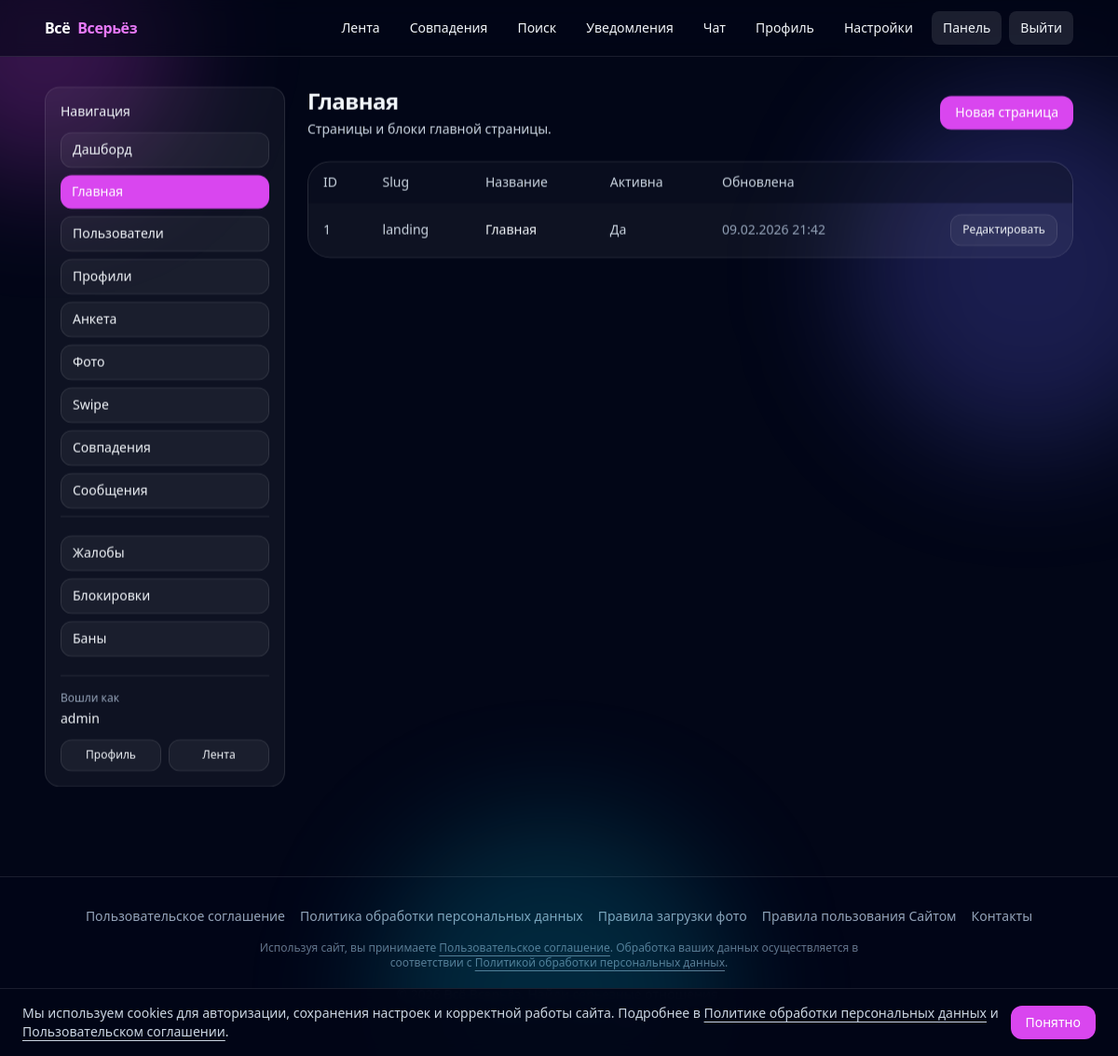
The app's page /panel/home/ (signed in) with its own data.
### accounts/models.py (models this page shows, shortened)
class User(AbstractUser):
    email = models.EmailField(unique=True)
    email_verified = models.BooleanField(default=False)
    wallet_balance = models.DecimalField(
        max_digits=10, decimal_places=2, default=Decimal("0"))
    terms_accepted_at = models.DateTimeField(null=True, blank=True)
    privacy_accepted_at = models.DateTimeField(null=True, blank=True)
    special_category_consent = models.BooleanField(default=False)
    special_category_consent_at = models.DateTimeField(null=True, blank=True)
    special_category_consent_revoked_at = models.DateTimeField(
        null=True, blank=True)
    sexual_consent = models.BooleanField(default=False)
    sexual_consent_at = models.DateTimeField(null=True, blank=True)
    sexual_consent_revoked_at = models.DateTimeField(null=True, blank=True)
    religious_consent = models.BooleanField(default=False)
    religious_consent_at = models.DateTimeField(null=True, blank=True)
    religious_consent_revoked_at = models.DateTimeField(null=True, blank=True)

### matchmaking/models.py (models this page shows, shortened)
class HomePage(models.Model):
    slug = models.SlugField(unique=True)
    title = models.CharField(max_length=200, blank=True, default="")
    is_active = models.BooleanField(default=True)
    updated_at = models.DateTimeField(auto_now=True)
    class Meta:
        ordering = ["slug"]

### panel/views.py (the view)
# urls.py: path("home/", views.home_pages, name="panel_home_pages"),
@staff_required
def home_pages(request):
    qs = HomePage.objects.all().order_by("slug", "id")
    page_obj, base_qs = _paginate(request, qs, per_page=100)
    return render(
        request,
        "panel/home_pages_list.html",
        {
            "page_obj": page_obj,
            "base_qs": base_qs,
        },
    )

### accounts/context_processors.py (called while the page is built)
def unread_notifications(request):
    user = getattr(request, "user", None)
    if not user or not getattr(user, "is_authenticated", False):
        return {"unread_notifications_count": 0, "unread_chat_notifications_count": 0}
    from .models import UserNotification
    count = UserNotification.objects.filter(recipient=user, is_read=False).count()
    chat_count = UserNotification.objects.filter(
        recipient=user,
        is_read=False,
        event=UserNotification.Event.NEW_MESSAGE,
    ).count()
    return {"unread_notifications_count": count, "unread_chat_notifications_count": chat_count}

def staff_flags(request):
    user = getattr(request, "user", None)
    if not user or not getattr(user, "is_authenticated", False):
        return {"is_matchmaker": False}
    try:
        is_matchmaker = user.groups.filter(name="matchmaker").exists()
    except Exception:
        is_matchmaker = False
    return {"is_matchmaker": bool(is_matchmaker)}

### matchmaking/models.py (called while the page is built)
    def active(self):
        now = timezone.now()
        return self.filter(revoked_at__isnull=True).filter(
            Q(expires_at__isnull=True) | Q(expires_at__gt=now)
        )

### panel/views.py (called while the page is built)
def staff_required(view_func):
    @login_required
    @wraps(view_func)
    def _wrapped(request, *args, **kwargs):
        if not request.user.is_staff:
            raise PermissionDenied
        return view_func(request, *args, **kwargs)
    return _wrapped

def _paginate(request, qs, per_page: int = 50):
    paginator = Paginator(qs, per_page)
    page_number = request.GET.get("page") or 1
    page_obj = paginator.get_page(page_number)
    params = request.GET.copy()
    if "page" in params:
        params.pop("page")
    base_qs = params.urlencode()
    return page_obj, base_qs

### templates/panel/home_pages_list.html (shortened to what this page needs)
{% extends 'panel/base.html' %}
{% block panel_heading %}Главная{% endblock %}
{% block panel_subtitle %}Страницы и блоки главной страницы.{% endblock %}
{% block panel_top_actions %}
<a class="rounded-xl bg-fuchsia-500 px-4 py-2 text-sm font-medium text-white hover:bg-fuchsia-400" href="{% url 'panel_home_page_create' %}">Новая страница</a>
{% endblock %}
{% block panel_content %}
<div class="overflow-hidden rounded-3xl border border-white/10 bg-white/5">
    <div class="overflow-auto">
        <table class="min-w-full text-sm">
            <thead class="bg-slate-950/40 text-slate-300">
                <tr>
                    <th class="px-4 py-3 text-left font-medium">ID</th>
                    <th class="px-4 py-3 text-left font-medium">Slug</th>
                    <th class="px-4 py-3 text-left font-medium">Название</th>
                    <th class="px-4 py-3 text-left font-medium">Активна</th>
                    <th class="px-4 py-3 text-left font-medium">Обновлена</th>
                    <th class="px-4 py-3 text-left font-medium"></th>
                </tr>
            </thead>
            <tbody class="divide-y divide-white/10">
                {% for p in page_obj.object_list %}
                <tr class="hover:bg-white/5">
                    <td class="px-4 py-3 text-slate-300">{{ p.id }}</td>
                    <td class="px-4 py-3 text-slate-300">{{ p.slug }}</td>
                    <td class="px-4 py-3">
                        <a class="font-medium hover:underline" href="{% url 'panel_home_page_edit' p.id %}">{{ p.title|default:p.slug }}</a>
                    </td>
                    <td class="px-4 py-3 text-slate-300">{% if p.is_active %}Да{% else %}Нет{% endif %}</td>
                    <td class="px-4 py-3 text-slate-400">{{ p.updated_at|date:'d.m.Y H:i' }}</td>
                    <td class="px-4 py-3">
                        <div class="flex items-center justify-end gap-2">
                            <a class="rounded-xl border border-white/10 bg-white/5 px-3 py-2 text-xs font-medium hover:bg-white/10" href="{% url 'panel_home_page_edit' p.id %}">Редактировать</a>
                        </div>
                    </td>
                </tr>
                {% empty %}
                <tr>
                    <td class="px-4 py-8 text-center text-slate-300" colspan="6">Страниц нет.</td>
                </tr>
                {% endfor %}
            </tbody>
        </table>
    </div>
</div>
{% endblock %}

### templates/panel/base.html (shortened to what this page needs)
{% extends 'base.html' %}
{% block content %}
<div class="grid gap-6 lg:grid-cols-12">
    <aside class="lg:col-span-3">
        <div class="rounded-2xl border border-white/10 bg-white/5 p-4">
            <div class="text-sm font-medium">Навигация</div>
            {% with current=request.resolver_match.url_name %}
            <nav class="mt-3 space-y-2 text-sm">
                {% if request.user.is_staff %}
                <a href="{% url 'panel_dashboard' %}"
                    class="block rounded-xl px-3 py-2 font-medium {% if current == 'panel_dashboard' %}bg-fuchsia-500 text-white{% else %}border border-white/10 bg-white/5 text-slate-100 hover:bg-white/10{% endif %}">Дашборд</a>
                <a href="{% url 'panel_home_pages' %}"
                    class="block rounded-xl px-3 py-2 font-medium {% if current == 'panel_home_pages' or current == 'panel_home_page_create' or current == 'panel_home_page_edit' or current == 'panel_home_block_create' or current == 'panel_home_block_edit' %}bg-fuchsia-500 text-white{% else %}border border-white/10 bg-white/5 text-slate-100 hover:bg-white/10{% endif %}">Главная</a>
                <a href="{% url 'panel_users' %}"
                    class="block rounded-xl px-3 py-2 font-medium {% if current == 'panel_users' or current == 'panel_user_detail' or current == 'panel_user_set_password' %}bg-fuchsia-500 text-white{% else %}border border-white/10 bg-white/5 text-slate-100 hover:bg-white/10{% endif %}">Пользователи</a>
                <a href="{% url 'panel_profiles' %}"
                    class="block rounded-xl px-3 py-2 font-medium {% if current == 'panel_profiles' or current == 'panel_profile_detail' %}bg-fuchsia-500 text-white{% else %}border border-white/10 bg-white/5 text-slate-100 hover:bg-white/10{% endif %}">Профили</a>
                <a href="{% url 'panel_questionnaire_sections' %}"
                    class="block rounded-xl px-3 py-2 font-medium {% if current == 'panel_questionnaire_sections' or current == 'panel_questionnaire_section_create' or current == 'panel_questionnaire_section_edit' or current == 'panel_questionnaire_question_create' or current == 'panel_questionnaire_question_edit' or current == 'panel_questionnaire_choice_create' or current == 'panel_questionnaire_choice_edit' %}bg-fuchsia-500 text-white{% else %}border border-white/10 bg-white/5 text-slate-100 hover:bg-white/10{% endif %}">Анкета</a>
                <a href="{% url 'panel_photos' %}"
                    class="block rounded-xl px-3 py-2 font-medium {% if current == 'panel_photos' %}bg-fuchsia-500 text-white{% else %}border border-white/10 bg-white/5 text-slate-100 hover:bg-white/10{% endif %}">Фото</a>
                <a href="{% url 'panel_swipes' %}"
                    class="block rounded-xl px-3 py-2 font-medium {% if current == 'panel_swipes' %}bg-fuchsia-500 text-white{% else %}border border-white/10 bg-white/5 text-slate-100 hover:bg-white/10{% endif %}">Swipe</a>
                <a href="{% url 'panel_matches' %}"
                    class="block rounded-xl px-3 py-2 font-medium {% if current == 'panel_matches' %}bg-fuchsia-500 text-white{% else %}border border-white/10 bg-white/5 text-slate-100 hover:bg-white/10{% endif %}">Совпадения</a>
                <a href="{% url 'panel_messages' %}"
                    class="block rounded-xl px-3 py-2 font-medium {% if current == 'panel_messages' %}bg-fuchsia-500 text-white{% else %}border border-white/10 bg-white/5 text-slate-100 hover:bg-white/10{% endif %}">Сообщения</a>
                <div class="mt-3 border-t border-white/10 pt-3"></div>
                <a href="{% url 'panel_reports' %}"
                    class="block rounded-xl px-3 py-2 font-medium {% if current == 'panel_reports' %}bg-fuchsia-500 text-white{% else %}border border-white/10 bg-white/5 text-slate-100 hover:bg-white/10{% endif %}">Жалобы</a>
                <a href="{% url 'panel_blocks' %}"
                    class="block rounded-xl px-3 py-2 font-medium {% if current == 'panel_blocks' %}bg-fuchsia-500 text-white{% else %}border border-white/10 bg-white/5 text-slate-100 hover:bg-white/10{% endif %}">Блокировки</a>
                <a href="{% url 'panel_bans' %}"
                    class="block rounded-xl px-3 py-2 font-medium {% if current == 'panel_bans' or current == 'panel_ban_create' or current == 'panel_user_ban' %}bg-fuchsia-500 text-white{% else %}border border-white/10 bg-white/5 text-slate-100 hover:bg-white/10{% endif %}">Баны</a>
                {% endif %}
            </nav>
            {% endwith %}
            <div class="mt-5 border-t border-white/10 pt-4">
                <div class="text-xs text-slate-400">Вошли как</div>
                <div class="mt-1 text-sm font-medium">{{ request.user.username }}</div>
                <div class="mt-3 flex gap-2">
                    <a href="{% url 'me' %}"
                        class="flex-1 rounded-xl border border-white/10 bg-white/5 px-3 py-2 text-center text-xs font-medium hover:bg-white/10">Профиль</a>
                    <a href="{% url 'feed' %}"
                        class="flex-1 rounded-xl border border-white/10 bg-white/5 px-3 py-2 text-center text-xs font-medium hover:bg-white/10">Лента</a>
                </div>
            </div>
        </div>
    </aside>
    <section class="lg:col-span-9">
        <div class="flex flex-col gap-4 sm:flex-row sm:items-center sm:justify-between">
            <div>
                <h1 class="text-2xl font-semibold tracking-tight">{% block panel_heading %}Панель{% endblock %}</h1>
                <p class="mt-1 text-sm text-slate-300">{% block panel_subtitle %}{% endblock %}</p>
            </div>
            <div class="flex gap-3">
                {% block panel_top_actions %}{% endblock %}
            </div>
        </div>
        <div class="mt-6">
            {% block panel_content %}{% endblock %}
        </div>
    </section>
</div>
{% endblock %}

### templates/base.html (style rules this page uses)
:root { color-scheme: dark; }
html { scroll-behavior: smooth; }

### records on screen
User: user.username "admin"
HomePage: id "1", slug "landing", title "Главная", is_active "Да", updated_at "09.02.2026 21:42"
